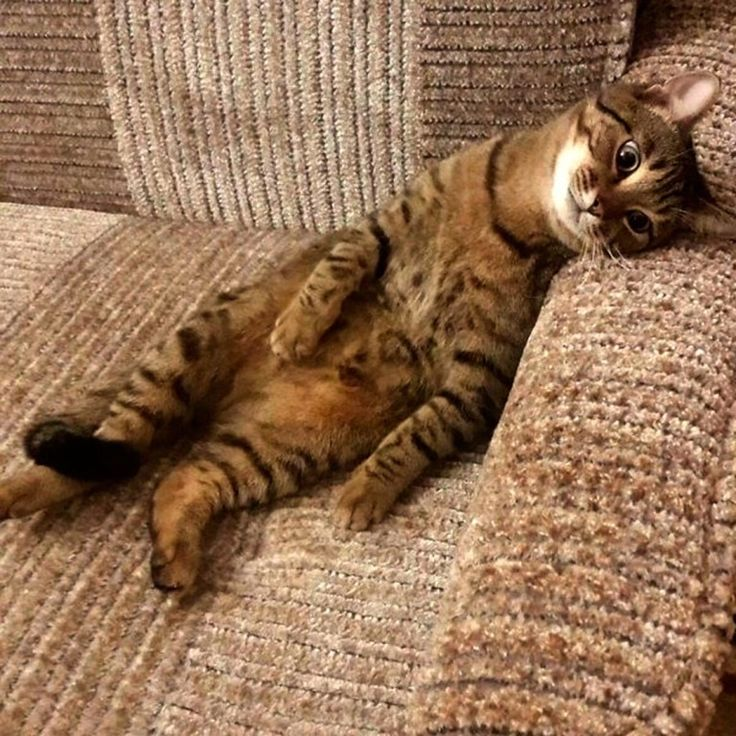
#> input picture photos/third/1.jpg, 736 x 736 px; its folder holds 3 pictures in this run
$ python third.py   (older library calls are emulated)
#> lines starting #> are read from the running program, lines starting #| are printed output that depends on the picture
import os
import numpy as np
import cv2

from typing import NoReturn

data_dir: str = 'photos/third/'


def histogram(image_name: str) -> NoReturn:
#> called with image_name = '1.jpg'
    image: np.array = cv2.imread(os.path.join(data_dir, image_name))
#> image is the input picture: shape (736, 736, 3); mean B, G, R 84.6, 113.5, 149.2
    image_yuv: np.array = cv2.cvtColor(image, cv2.COLOR_BGR2YUV)
#> image_yuv: shape (736, 736, 3); mean of channels 0, 1, 2 120.9, 110.1, 152.9
    image_yuv[:, :, 0] = cv2.equalizeHist(image_yuv[:, :, 0])
#> image_yuv: shape (736, 736, 3); mean of channels 0, 1, 2 128.2, 110.1, 152.9
    modifyed_image: str = f"histogram_{image_name}"

    cv2.imwrite(modifyed_image,
                cv2.cvtColor(image_yuv, cv2.COLOR_YUV2BGR))


def clahe(image_name: str) -> NoReturn:
#> called with image_name = '1.jpg'
    image: np.array = cv2.imread(os.path.join(data_dir, image_name))
    image_yuv: np.array = cv2.cvtColor(image, cv2.COLOR_BGR2YUV)
    image_yuv[:, :, 0] = (cv2
                          .createCLAHE(clipLimit=2.0, tileGridSize=(8, 8))
                          .apply(image_yuv[:, :, 0]))
#> image_yuv: shape (736, 736, 3); mean of channels 0, 1, 2 128.1, 110.1, 152.9
    modifyed_image: str = f"clahe_{image_name}"

    cv2.imwrite(modifyed_image,
                cv2.cvtColor(image_yuv, cv2.COLOR_YUV2BGR))


def blur(image_name: str) -> NoReturn:
#> called with image_name = '1.jpg'
    image: np.array = cv2.imread(os.path.join(data_dir, image_name))
    modifyed_image: str = f"gaussian_blur_{image_name}"

    cv2.imwrite(modifyed_image,
                cv2.GaussianBlur(image, (21, 21), sigmaX=0))


def _sobel_deriv_x(image_name: str, image: np.array) -> NoReturn:
#> called with image_name = '1.jpg'
    modifyed_image: str = f"obel_deriv_x_{image_name}"

    cv2.imwrite(modifyed_image,
                cv2.Sobel(image, cv2.CV_64F, 1, 0, ksize=5))


def _sobel_deriv_y(image_name: str, image: np.array) -> NoReturn:
#> called with image_name = '1.jpg'
    modifyed_image: str = f"obel_deriv_y_{image_name}"

    cv2.imwrite(modifyed_image,
                cv2.Sobel(image, cv2.CV_64F, 0, 1, ksize=5))

def sobel(image_name: str) -> NoReturn:
    image: np.array = cv2.imread(os.path.join(data_dir, image_name), 0)
    _sobel_deriv_x(image_name, image)
    _sobel_deriv_y(image_name, image)

def laplas(image_name: str) -> NoReturn:
#> called with image_name = '1.jpg'
    image: np.array = cv2.imread(os.path.join(data_dir, image_name), 0)
    modifyed_image: str = f"laplas_{image_name}"

    cv2.imwrite(modifyed_image,
                cv2.Laplacian(image, cv2.CV_64F))
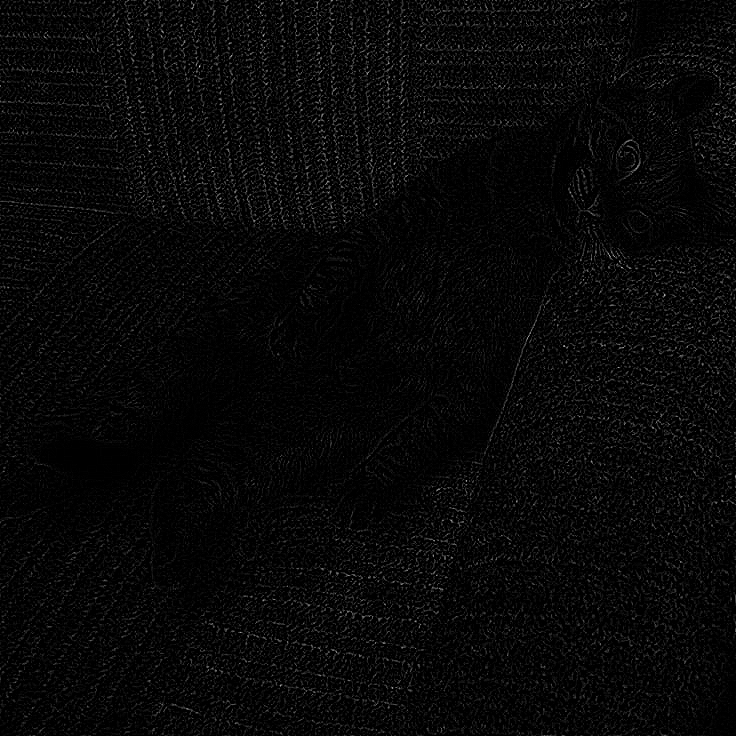
#> saved as laplas_1.jpg: shape (736, 736); min 0, max 222, mean 8.1


def _gauss_pyramid(image: np.array) -> list:
    gauss_pyr: list = [image.copy()]
    gauss_pyr.append(cv2.pyrDown(gauss_pyr[0]))
    for i in range(1, 16):
        gauss_pyr.append(cv2.pyrDown(gauss_pyr[i - 1]))
    return gauss_pyr


def _laplas_pyramid(gauss_pyr: list) -> list:
    laplas_pyr = [gauss_pyr[len(gauss_pyr) - 2]]
    for i in range(len(gauss_pyr) - 2, 0, -1):
        gauss = cv2.pyrUp(gauss_pyr[i])
        gauss = gauss[:gauss_pyr[i - 1].shape[0],
                :gauss_pyr[i - 1].shape[1]]
        laplas_pyr.append(cv2.subtract(gauss_pyr[i - 1], gauss))
    return laplas_pyr


def pyramid_blending(first_image_name: str, second_image_name: str) -> NoReturn:
#> called with first_image_name = '1.jpg', second_image_name = '2.jpg'
    first_image: np.array = cv2.imread(os.path.join(data_dir, first_image_name))
    second_image: np.array = cv2.imread(os.path.join(data_dir, second_image_name))
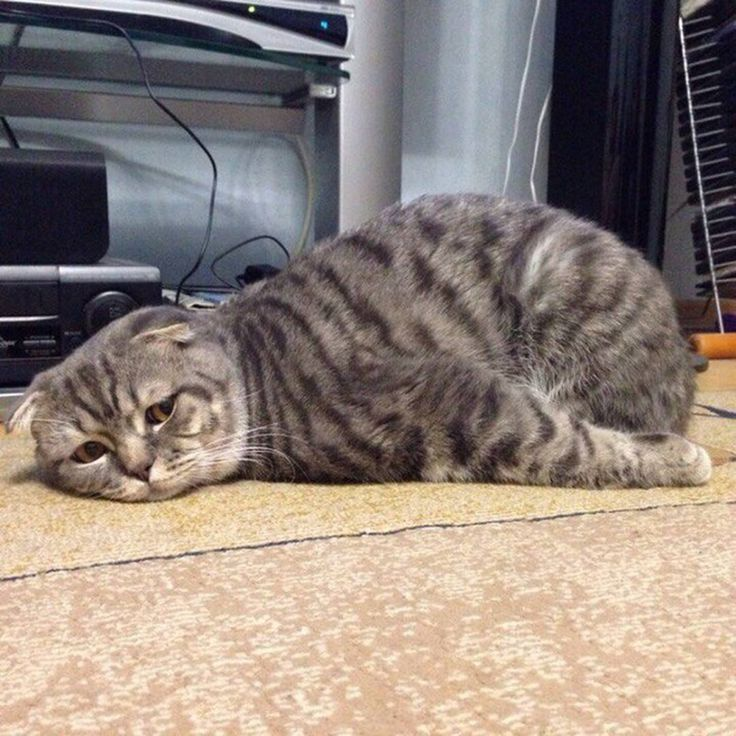
#> input picture photos/third/2.jpg, 736 x 736 px
#> second_image is the input picture: shape (736, 736, 3); mean B, G, R 123.6, 131.5, 144.5

    gauss_first: list = _gauss_pyramid(first_image)
#> after the loop in _gauss_pyramid, `for i in range(1, 16):`: gauss_pyr = 17 items
#> gauss_first = 17 items
    gauss_second: list = _gauss_pyramid(second_image)
#> gauss_second = 17 items

    laplas_first: list = _laplas_pyramid(gauss_first)
#> the loop in _laplas_pyramid, `for i in range(len(gauss_pyr) - 2, 0, -1):` made 15 passes
#> i on passes 1, 2, 3, 4, 5, 6, 7, 9, 10, 11, 12, 13: 15, 14, 13, 12, 11, 10, 9, 7, 6, 5, 4, 3
#> after the loop in _laplas_pyramid, `for i in range(len(gauss_pyr) - 2, 0, -1):`: laplas_pyr = 16 items
#> laplas_first = 16 items
    laplas_second: list = _laplas_pyramid(gauss_second)
#> the loop in _laplas_pyramid (call 2), `for i in range(len(gauss_pyr) - 2, 0, -1):` made 15 passes
#> laplas_second = 16 items

    merged_pyr: list = []
    for first, second in zip(laplas_first, laplas_second):
        merged_pyr.append(np.hstack((first[:, :int(first.shape[1] / 2)],
                                     second[:, int(first.shape[1] / 2):])))
#> this loop made 16 passes
#> after the loop, merged_pyr = 16 items

    blending: np.array = merged_pyr[0]
    for i in range(1, 16):
        blending = cv2.pyrUp(blending)[:merged_pyr[i].shape[0],
                                       :merged_pyr[i].shape[1]]
        blending = cv2.add(blending, merged_pyr[i])
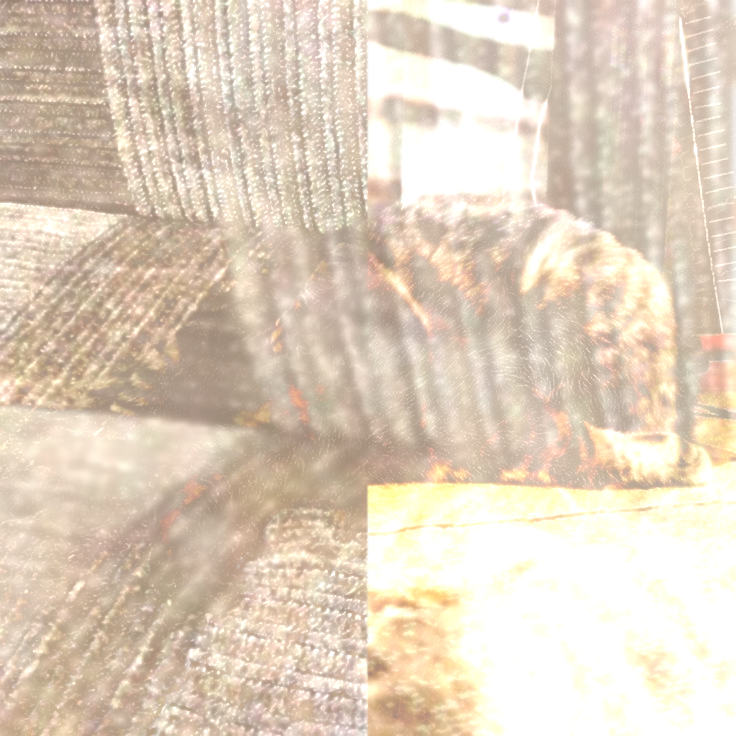
#> blending: shape (736, 736, 3); mean of channels 0, 1, 2 189.8, 208.5, 224.6; drawn as B, G, R

    direct_blending: np.array = np.hstack((first_image[:, :int(merged_pyr[15].shape[1] / 2)],
                                           second_image[:, int(merged_pyr[15].shape[1] / 2):]))

    cv2.imwrite('pyramid_blending.jpg', blending)
    cv2.imwrite('direct_blending.jpg', direct_blending)


def alpha_blending(foreground_image: str, background_image: str, alpha_mask_image: str) -> NoReturn:
#> called with foreground_image = '1.jpg', background_image = '2.jpg', alpha_mask_image = '3.jpg'
    foreground: float = cv2.imread(os.path.join(data_dir, foreground_image)).astype(float)
    background: float = cv2.imread(os.path.join(data_dir, background_image)).astype(float)
    alpha: float = cv2.imread(os.path.join(data_dir, alpha_mask_image)).astype(float)
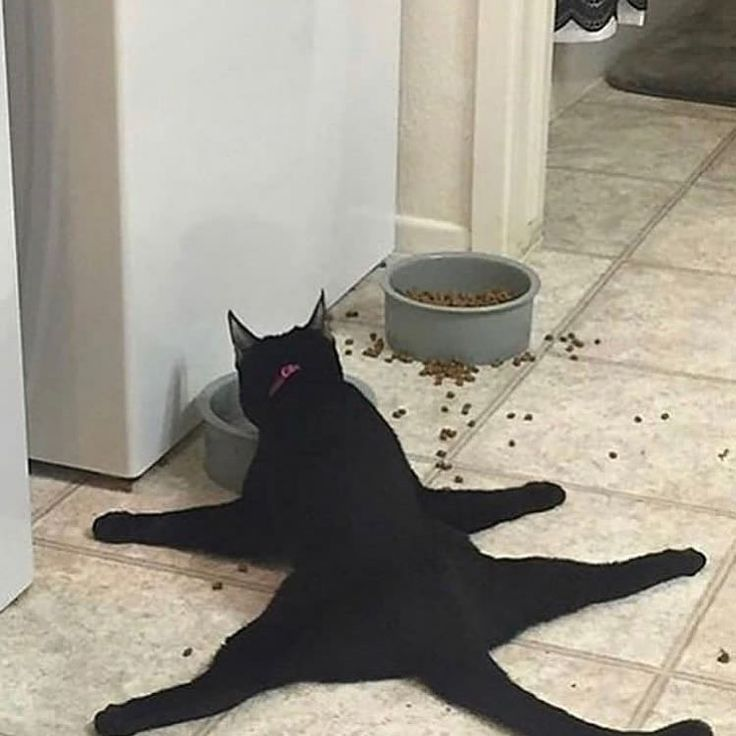
#> input picture photos/third/3.jpg, 736 x 736 px

    foreground = cv2.multiply(alpha / 255, foreground)
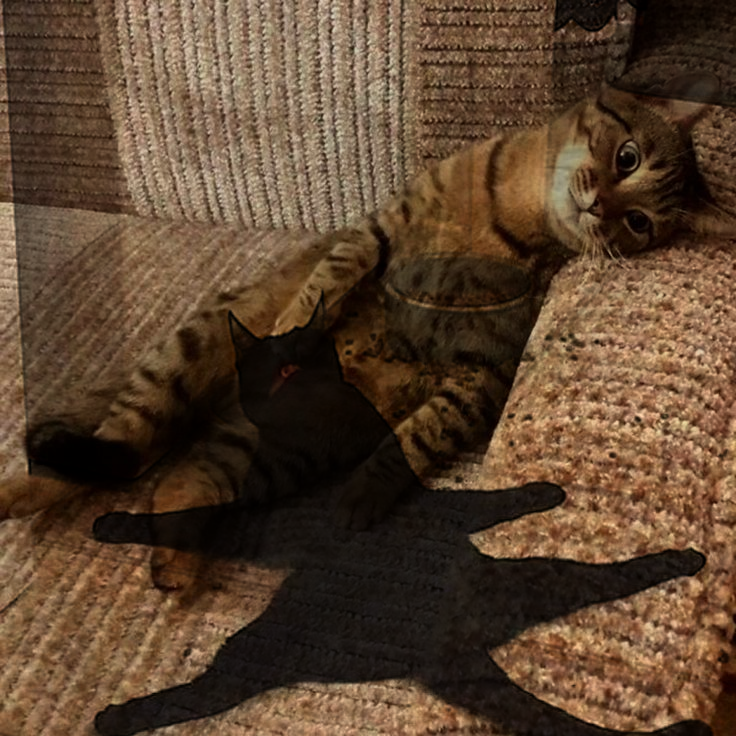
#> foreground: shape (736, 736, 3) float64; mean B, G, R 47.5, 68, 91.6
    background = cv2.multiply(1.0 - alpha / 255, background)
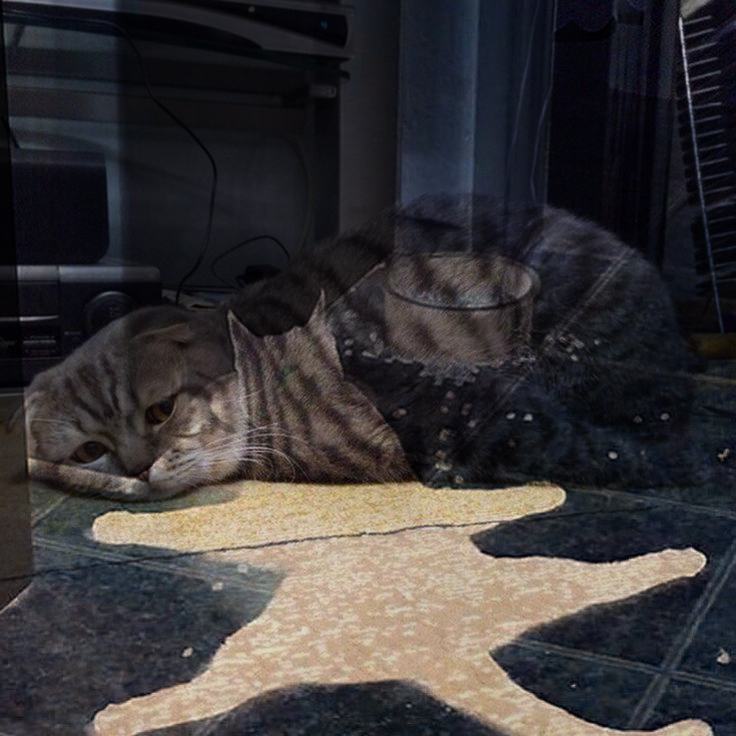
#> background: shape (736, 736, 3) float64; mean B, G, R 57, 55.8, 59.1

    cv2.imwrite("alpha_blending.jpg",
                cv2.add(foreground, background))
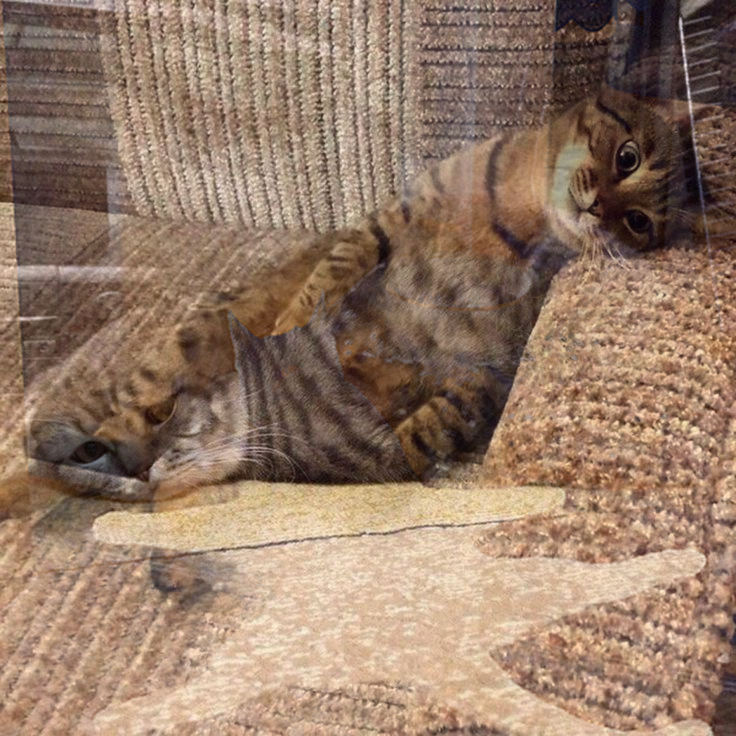
#> saved as alpha_blending.jpg: shape (736, 736, 3); mean B, G, R 104.5, 123.8, 150.8


if __name__ == "__main__":
    images: list = os.listdir(data_dir)

    for i in range(len(images) - 2):
        histogram(images[i])
        clahe(images[i])
        blur(images[i])
        sobel(images[i])
        laplas(images[i])

        pyramid_blending(images[i], images[i + 1])
        alpha_blending(images[i], images[i + 1], images[i + 2])
